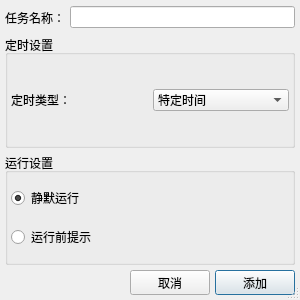
<?xml version="1.0" encoding="UTF-8"?>
<ui version="4.0">
 <class>ALTimerTaskAddDialog</class>
 <widget class="QDialog" name="ALTimerTaskAddDialog">
  <property name="geometry">
   <rect>
    <x>0</x>
    <y>0</y>
    <width>300</width>
    <height>300</height>
   </rect>
  </property>
  <property name="minimumSize">
   <size>
    <width>0</width>
    <height>300</height>
   </size>
  </property>
  <property name="maximumSize">
   <size>
    <width>500</width>
    <height>300</height>
   </size>
  </property>
  <property name="windowTitle">
   <string>添加定时任务 - AutoLibrary</string>
  </property>
  <property name="sizeGripEnabled">
   <bool>true</bool>
  </property>
  <property name="modal">
   <bool>true</bool>
  </property>
  <layout class="QVBoxLayout" name="ALAddTimerTaskLayout">
   <property name="spacing">
    <number>5</number>
   </property>
   <property name="leftMargin">
    <number>5</number>
   </property>
   <property name="topMargin">
    <number>5</number>
   </property>
   <property name="rightMargin">
    <number>5</number>
   </property>
   <property name="bottomMargin">
    <number>5</number>
   </property>
   <item>
    <layout class="QHBoxLayout" name="TaskNameLayout">
     <property name="spacing">
      <number>5</number>
     </property>
     <item>
      <widget class="QLabel" name="TaskNameLabel">
       <property name="minimumSize">
        <size>
         <width>60</width>
         <height>25</height>
        </size>
       </property>
       <property name="maximumSize">
        <size>
         <width>16777215</width>
         <height>25</height>
        </size>
       </property>
       <property name="text">
        <string>任务名称：</string>
       </property>
      </widget>
     </item>
     <item>
      <widget class="QLineEdit" name="TaskNameLineEdit"/>
     </item>
    </layout>
   </item>
   <item>
    <widget class="QGroupBox" name="TimerConfigGroupBox">
     <property name="title">
      <string>定时设置</string>
     </property>
     <layout class="QVBoxLayout" name="TimerConfigLayout">
      <property name="spacing">
       <number>5</number>
      </property>
      <property name="leftMargin">
       <number>3</number>
      </property>
      <property name="topMargin">
       <number>3</number>
      </property>
      <property name="rightMargin">
       <number>3</number>
      </property>
      <property name="bottomMargin">
       <number>3</number>
      </property>
      <item>
       <layout class="QHBoxLayout" name="TimerTypeSelectLayout">
        <property name="spacing">
         <number>5</number>
        </property>
        <item>
         <widget class="QLabel" name="TimerTypeLabel">
          <property name="text">
           <string>定时类型：</string>
          </property>
         </widget>
        </item>
        <item>
         <widget class="QComboBox" name="TimerTypeComboBox">
          <item>
           <property name="text">
            <string>特定时间</string>
           </property>
          </item>
          <item>
           <property name="text">
            <string>相对时间</string>
           </property>
          </item>
         </widget>
        </item>
       </layout>
      </item>
     </layout>
    </widget>
   </item>
   <item>
    <widget class="QGroupBox" name="TaskConfigGroupBox">
     <property name="title">
      <string>运行设置</string>
     </property>
     <layout class="QGridLayout" name="TaskConfigLayout">
      <property name="leftMargin">
       <number>3</number>
      </property>
      <property name="topMargin">
       <number>3</number>
      </property>
      <property name="rightMargin">
       <number>3</number>
      </property>
      <property name="bottomMargin">
       <number>3</number>
      </property>
      <property name="spacing">
       <number>5</number>
      </property>
      <item row="0" column="0">
       <widget class="QRadioButton" name="SilentlyRunRadioButton">
        <property name="text">
         <string>静默运行</string>
        </property>
        <property name="checkable">
         <bool>true</bool>
        </property>
        <property name="checked">
         <bool>true</bool>
        </property>
        <property name="autoRepeat">
         <bool>false</bool>
        </property>
        <property name="autoExclusive">
         <bool>true</bool>
        </property>
       </widget>
      </item>
      <item row="1" column="0">
       <widget class="QRadioButton" name="ShowBeforeRunRadioButton">
        <property name="text">
         <string>运行前提示</string>
        </property>
       </widget>
      </item>
     </layout>
    </widget>
   </item>
   <item>
    <layout class="QHBoxLayout" name="ControLayout">
     <property name="spacing">
      <number>5</number>
     </property>
     <item>
      <widget class="QFrame" name="ControlSpaceFrame">
       <property name="frameShape">
        <enum>QFrame::Shape::NoFrame</enum>
       </property>
       <property name="frameShadow">
        <enum>QFrame::Shadow::Plain</enum>
       </property>
       <property name="lineWidth">
        <number>0</number>
       </property>
      </widget>
     </item>
     <item>
      <widget class="QPushButton" name="CancelButton">
       <property name="minimumSize">
        <size>
         <width>80</width>
         <height>25</height>
        </size>
       </property>
       <property name="maximumSize">
        <size>
         <width>80</width>
         <height>25</height>
        </size>
       </property>
       <property name="text">
        <string>取消</string>
       </property>
      </widget>
     </item>
     <item>
      <widget class="QPushButton" name="ConfirmButton">
       <property name="minimumSize">
        <size>
         <width>80</width>
         <height>25</height>
        </size>
       </property>
       <property name="maximumSize">
        <size>
         <width>80</width>
         <height>25</height>
        </size>
       </property>
       <property name="text">
        <string>添加</string>
       </property>
       <property name="autoDefault">
        <bool>true</bool>
       </property>
       <property name="default">
        <bool>true</bool>
       </property>
      </widget>
     </item>
    </layout>
   </item>
  </layout>
 </widget>
 <resources/>
 <connections/>
</ui>
